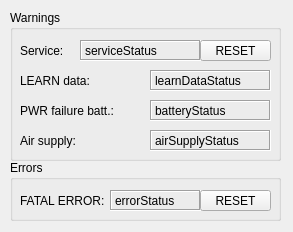
<?xml version="1.0" encoding="UTF-8"?>
<ui version="4.0">
 <class>Form</class>
 <widget class="QWidget" name="Form">
  <property name="geometry">
   <rect>
    <x>0</x>
    <y>0</y>
    <width>293</width>
    <height>232</height>
   </rect>
  </property>
  <property name="windowTitle">
   <string>${DEV}</string>
  </property>
  <widget class="QGroupBox" name="groupBox">
   <property name="geometry">
    <rect>
     <x>10</x>
     <y>10</y>
     <width>271</width>
     <height>151</height>
    </rect>
   </property>
   <property name="title">
    <string>Warnings</string>
   </property>
   <widget class="QLabel" name="label">
    <property name="geometry">
     <rect>
      <x>10</x>
      <y>30</y>
      <width>81</width>
      <height>21</height>
     </rect>
    </property>
    <property name="text">
     <string>Service:</string>
    </property>
   </widget>
   <widget class="QLabel" name="label_2">
    <property name="geometry">
     <rect>
      <x>10</x>
      <y>60</y>
      <width>81</width>
      <height>21</height>
     </rect>
    </property>
    <property name="text">
     <string>LEARN data:</string>
    </property>
   </widget>
   <widget class="QLabel" name="label_3">
    <property name="geometry">
     <rect>
      <x>10</x>
      <y>90</y>
      <width>131</width>
      <height>21</height>
     </rect>
    </property>
    <property name="text">
     <string>PWR failure batt.:</string>
    </property>
   </widget>
   <widget class="QLabel" name="label_4">
    <property name="geometry">
     <rect>
      <x>10</x>
      <y>120</y>
      <width>131</width>
      <height>21</height>
     </rect>
    </property>
    <property name="text">
     <string>Air supply:</string>
    </property>
   </widget>
   <widget class="PyDMLabel" name="serviceStatus">
    <property name="geometry">
     <rect>
      <x>70</x>
      <y>30</y>
      <width>121</width>
      <height>21</height>
     </rect>
    </property>
    <property name="toolTip">
     <string/>
    </property>
    <property name="frameShape">
     <enum>QFrame::Box</enum>
    </property>
    <property name="frameShadow">
     <enum>QFrame::Sunken</enum>
    </property>
    <property name="text">
     <string>serviceStatus</string>
    </property>
    <property name="precisionFromPV" stdset="0">
     <bool>false</bool>
    </property>
    <property name="channel" stdset="0">
     <string>ca://${DEV}:SERVICE</string>
    </property>
   </widget>
   <widget class="PyDMLabel" name="learnDataStatus">
    <property name="geometry">
     <rect>
      <x>140</x>
      <y>60</y>
      <width>121</width>
      <height>21</height>
     </rect>
    </property>
    <property name="toolTip">
     <string/>
    </property>
    <property name="frameShape">
     <enum>QFrame::Box</enum>
    </property>
    <property name="frameShadow">
     <enum>QFrame::Sunken</enum>
    </property>
    <property name="text">
     <string>learnDataStatus</string>
    </property>
    <property name="precisionFromPV" stdset="0">
     <bool>false</bool>
    </property>
    <property name="channel" stdset="0">
     <string>ca://${DEV}:LEARN_SET</string>
    </property>
   </widget>
   <widget class="PyDMLabel" name="batteryStatus">
    <property name="geometry">
     <rect>
      <x>140</x>
      <y>90</y>
      <width>121</width>
      <height>21</height>
     </rect>
    </property>
    <property name="toolTip">
     <string/>
    </property>
    <property name="frameShape">
     <enum>QFrame::Box</enum>
    </property>
    <property name="frameShadow">
     <enum>QFrame::Sunken</enum>
    </property>
    <property name="text">
     <string>batteryStatus</string>
    </property>
    <property name="precisionFromPV" stdset="0">
     <bool>false</bool>
    </property>
    <property name="channel" stdset="0">
     <string>ca://${DEV}:PWR_FAIL_BATT</string>
    </property>
   </widget>
   <widget class="PyDMLabel" name="airSupplyStatus">
    <property name="geometry">
     <rect>
      <x>140</x>
      <y>120</y>
      <width>121</width>
      <height>21</height>
     </rect>
    </property>
    <property name="toolTip">
     <string/>
    </property>
    <property name="frameShape">
     <enum>QFrame::Box</enum>
    </property>
    <property name="frameShadow">
     <enum>QFrame::Sunken</enum>
    </property>
    <property name="text">
     <string>airSupplyStatus</string>
    </property>
    <property name="precisionFromPV" stdset="0">
     <bool>false</bool>
    </property>
    <property name="channel" stdset="0">
     <string>ca://${DEV}:AIR_STATUS</string>
    </property>
   </widget>
   <widget class="PyDMPushButton" name="resetServiceStatus">
    <property name="geometry">
     <rect>
      <x>190</x>
      <y>30</y>
      <width>71</width>
      <height>21</height>
     </rect>
    </property>
    <property name="toolTip">
     <string/>
    </property>
    <property name="text">
     <string>RESET</string>
    </property>
    <property name="channel" stdset="0">
     <string>ca://${DEV}:RST_ERR_WARN</string>
    </property>
    <property name="pressValue" stdset="0">
     <string>0</string>
    </property>
   </widget>
  </widget>
  <widget class="QGroupBox" name="groupBox_2">
   <property name="geometry">
    <rect>
     <x>10</x>
     <y>160</y>
     <width>271</width>
     <height>61</height>
    </rect>
   </property>
   <property name="title">
    <string>Errors</string>
   </property>
   <widget class="QLabel" name="label_5">
    <property name="geometry">
     <rect>
      <x>10</x>
      <y>30</y>
      <width>131</width>
      <height>21</height>
     </rect>
    </property>
    <property name="text">
     <string>FATAL ERROR:</string>
    </property>
   </widget>
   <widget class="PyDMLabel" name="errorStatus">
    <property name="geometry">
     <rect>
      <x>100</x>
      <y>30</y>
      <width>91</width>
      <height>21</height>
     </rect>
    </property>
    <property name="toolTip">
     <string/>
    </property>
    <property name="frameShape">
     <enum>QFrame::Box</enum>
    </property>
    <property name="frameShadow">
     <enum>QFrame::Sunken</enum>
    </property>
    <property name="text">
     <string>errorStatus</string>
    </property>
    <property name="precisionFromPV" stdset="0">
     <bool>false</bool>
    </property>
    <property name="channel" stdset="0">
     <string>ca://${DEV}:GET_ERRORS</string>
    </property>
   </widget>
   <widget class="PyDMPushButton" name="resetErrorStatus">
    <property name="geometry">
     <rect>
      <x>190</x>
      <y>30</y>
      <width>71</width>
      <height>21</height>
     </rect>
    </property>
    <property name="toolTip">
     <string/>
    </property>
    <property name="text">
     <string>RESET</string>
    </property>
    <property name="channel" stdset="0">
     <string>ca://${DEV}:RST_ERR_WARN</string>
    </property>
    <property name="pressValue" stdset="0">
     <string>1</string>
    </property>
   </widget>
  </widget>
 </widget>
 <customwidgets>
  <customwidget>
   <class>PyDMLabel</class>
   <extends>QLabel</extends>
   <header>pydm.widgets.label</header>
  </customwidget>
  <customwidget>
   <class>PyDMPushButton</class>
   <extends>QPushButton</extends>
   <header>pydm.widgets.pushbutton</header>
  </customwidget>
 </customwidgets>
 <resources/>
 <connections/>
</ui>
